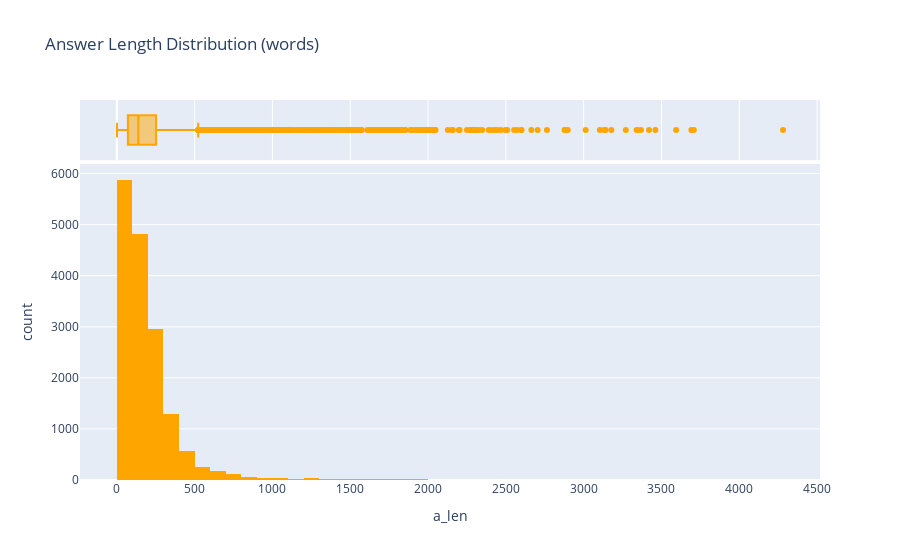

Source (notebook cell):
### Code cell
fig = px.histogram(
    df,
    x="a_len",
    nbins=50,
    title="Answer Length Distribution (words)",
    marginal="box",
    color_discrete_sequence=["orange"]
)
fig.show()

### Figure 1 — Plotly figure (JSON) as saved in the notebook; plotly's stock layout.template omitted (floating-point values rounded to 4 significant figures; data arrays with more than 128 entries replaced by an {"elided": "..."} marker saying what was removed)
{"data": [{"bingroup": "x", "hovertemplate": "a_len=%{x}<br>count=%{y}<extra></extra>", "legendgroup": "", "marker": {"color": "orange", "pattern": {"shape": ""}}, "name": "", "nbinsx": 50, "orientation": "v", "showlegend": false, "type": "histogram", "x": {"elided": "16407 int values"}, "xaxis": "x", "yaxis": "y"}, {"hovertemplate": "a_len=%{x}<extra></extra>", "legendgroup": "", "marker": {"color": "orange"}, "name": "", "notched": true, "showlegend": false, "type": "box", "x": {"elided": "16407 int values"}, "xaxis": "x2", "yaxis": "y2"}], "layout": {"barmode": "relative", "legend": {"tracegroupgap": 0}, "title": {"text": "Answer Length Distribution (words)"}, "xaxis": {"anchor": "y", "domain": [0, 1], "title": {"text": "a_len"}}, "xaxis2": {"anchor": "y2", "domain": [0, 1], "matches": "x", "showgrid": true, "showticklabels": false}, "yaxis": {"anchor": "x", "domain": [0, 0.8316], "title": {"text": "count"}}, "yaxis2": {"anchor": "x2", "domain": [0.8416, 1], "matches": "y2", "showgrid": false, "showline": false, "showticklabels": false, "ticks": ""}}}
